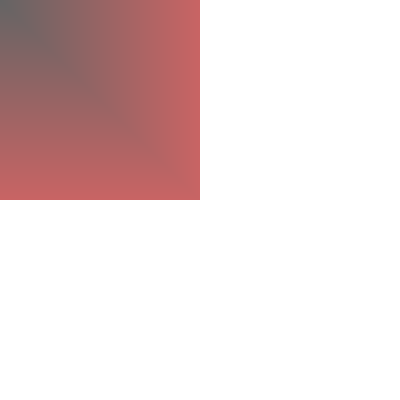
Frame 1 (no input)
Frame 60 (no input): identical to frame 1, image omitted
Frame 120 (the mouse pressed at the canvas centre since frame 60): identical to frame 1, image omitted

The p5.js sketch that drew this single still picture (run headless with seeded random() and noise() and a simulated clock; from frame 60 on, the mouse is pressed at the canvas centre):

// p5.js sketch
// ── sketch.js
function setup() {
    createCanvas(400, 400);
}

function draw() {
//    circles(width, height, random(100));
//    noFill();
//    stroke(0);
    
    for(let i = 100; i > 0; i--) {
//    for(let i = 0; i < 100; i++) {        
        noStroke();
        fill(100 + i, 100, 100);
        rect(0, 0, i * 2, i * 2);
        
    }
    
    
    
}

function sum(a, b) {
    return a + b;
}

function circles(x, y, r) {
    fill(0, 0, 0);
    noFill();
    stroke("orange");
    ellipse(random(x), random(y), r, r);
}
